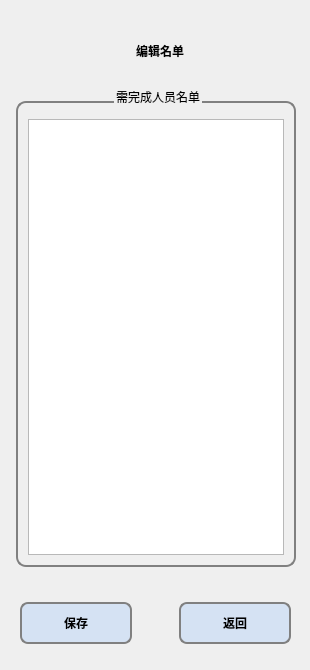
<?xml version="1.0" encoding="UTF-8"?>
<ui version="4.0">
 <class>EditList</class>
 <widget class="QWidget" name="EditList">
  <property name="geometry">
   <rect>
    <x>0</x>
    <y>0</y>
    <width>310</width>
    <height>670</height>
   </rect>
  </property>
  <property name="minimumSize">
   <size>
    <width>310</width>
    <height>670</height>
   </size>
  </property>
  <property name="maximumSize">
   <size>
    <width>310</width>
    <height>670</height>
   </size>
  </property>
  <property name="windowTitle">
   <string>Form</string>
  </property>
  <property name="styleSheet">
   <string notr="true">*{
font: 12pt &quot;楷体&quot;;
}
#EditList
{
background: qlineargradient(x1:0, y1:0, x2:1, y2:0,
                                stop:1 rgb(226,238,243),
                                stop:0 rgb(240,207,214));
}
QPushButton
{
font: 12pt &quot;楷体&quot;;
font-weight:bold;
border-radius:8px;
border:2px solid gray;
background-color: rgba(202, 221, 245,0.7);
height:35;
}
QPushButton:hover
{
font: 13pt &quot;楷体&quot;;
font-weight:bold;
border:2px solid;
background-color: rgb(202, 221, 245);
}</string>
  </property>
  <widget class="QLabel" name="label">
   <property name="geometry">
    <rect>
     <x>50</x>
     <y>20</y>
     <width>220</width>
     <height>61</height>
    </rect>
   </property>
   <property name="styleSheet">
    <string notr="true">font: 24pt &quot;楷体&quot;;
font-weight:bold;</string>
   </property>
   <property name="text">
    <string>编辑名单</string>
   </property>
   <property name="alignment">
    <set>Qt::AlignCenter</set>
   </property>
  </widget>
  <widget class="QGroupBox" name="groupBox">
   <property name="geometry">
    <rect>
     <x>16</x>
     <y>90</y>
     <width>280</width>
     <height>477</height>
    </rect>
   </property>
   <property name="styleSheet">
    <string notr="true">QGroupBox{
border:2px solid gray;
border-radius:10px;
margin-top:11px;
}
QGroupBox::title {
      subcontrol-origin: margin;
      subcontrol-position: top;
}</string>
   </property>
   <property name="title">
    <string>需完成人员名单</string>
   </property>
   <property name="alignment">
    <set>Qt::AlignCenter</set>
   </property>
   <layout class="QVBoxLayout" name="verticalLayout">
    <property name="spacing">
     <number>5</number>
    </property>
    <item>
     <widget class="QTextEdit" name="textEdit"/>
    </item>
   </layout>
  </widget>
  <widget class="QPushButton" name="btnSave">
   <property name="geometry">
    <rect>
     <x>20</x>
     <y>602</y>
     <width>112</width>
     <height>42</height>
    </rect>
   </property>
   <property name="text">
    <string>保存</string>
   </property>
  </widget>
  <widget class="QPushButton" name="btnReturn">
   <property name="geometry">
    <rect>
     <x>179</x>
     <y>602</y>
     <width>112</width>
     <height>42</height>
    </rect>
   </property>
   <property name="text">
    <string>返回</string>
   </property>
  </widget>
 </widget>
 <resources/>
 <connections/>
</ui>
